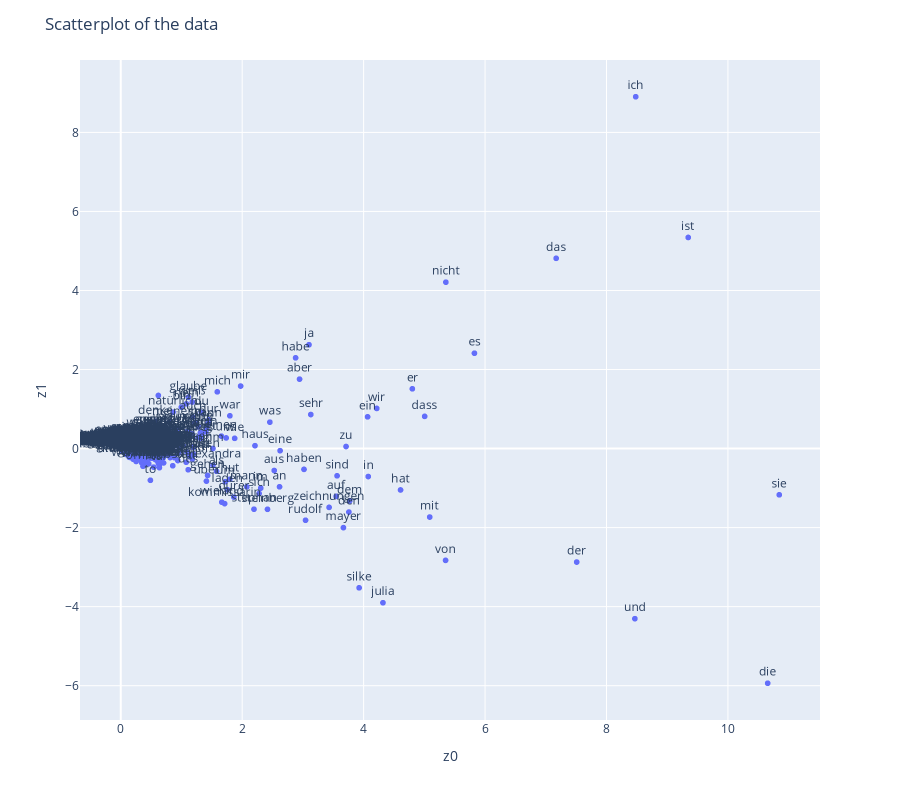

Notebook code cell kept with this figure:
### Code cell
visualize_data(df,'tokenized')

### Figure 1 — Plotly figure (JSON) as saved in the notebook; plotly's stock layout.template omitted (floating-point values rounded to 4 significant figures; data arrays with more than 128 entries replaced by an {"elided": "..."} marker saying what was removed)
{"data": [{"hovertemplate": "z0=%{x}<br>z1=%{y}<br>Words=%{text}<extra></extra>", "legendgroup": "", "marker": {"color": "#636efa", "symbol": "circle"}, "mode": "markers+text", "name": "", "showlegend": false, "text": {"elided": "2567 str values"}, "textposition": "top center", "type": "scattergl", "x": {"elided": "2567 float values"}, "xaxis": "x", "y": {"elided": "2567 float values"}, "yaxis": "y"}], "layout": {"height": 800, "legend": {"tracegroupgap": 0}, "margin": {"t": 60}, "title": {"text": "Scatterplot of the data"}, "xaxis": {"anchor": "y", "domain": [0, 1], "title": {"text": "z0"}}, "yaxis": {"anchor": "x", "domain": [0, 1], "title": {"text": "z1"}}}}
